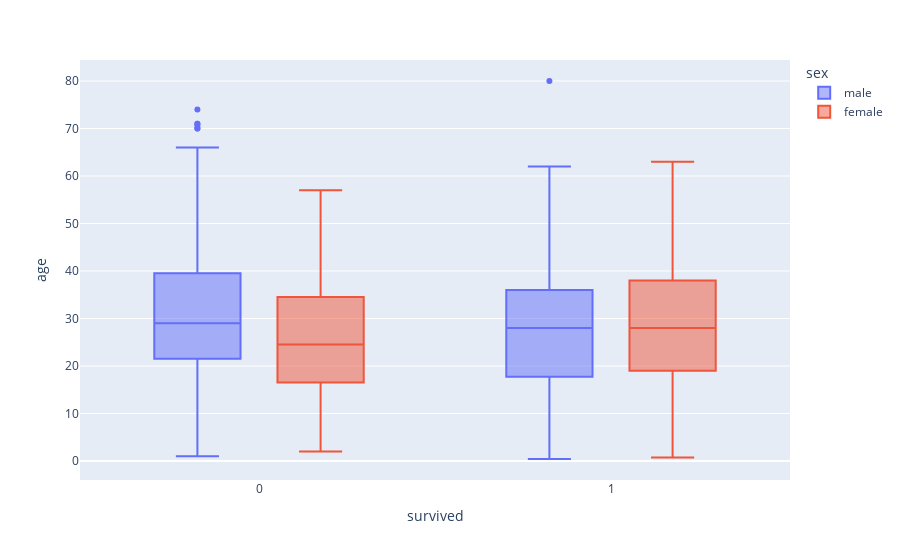

The notebook cell saved with this chart:
### Code cell
px.box(df, x="survived", y="age", color="sex")

### Figure 1 — Plotly figure (JSON) as saved in the notebook; plotly's stock layout.template omitted (floating-point values rounded to 4 significant figures; data arrays with more than 128 entries replaced by an {"elided": "..."} marker saying what was removed)
{"data": [{"alignmentgroup": "True", "hovertemplate": "sex=male<br>survived=%{x}<br>age=%{y}<extra></extra>", "legendgroup": "male", "marker": {"color": "#636efa"}, "name": "male", "notched": false, "offsetgroup": "male", "orientation": "v", "showlegend": true, "type": "box", "x": {"elided": "577 int values"}, "x0": " ", "xaxis": "x", "y": {"elided": "577 float values"}, "y0": " ", "yaxis": "y"}, {"alignmentgroup": "True", "hovertemplate": "sex=female<br>survived=%{x}<br>age=%{y}<extra></extra>", "legendgroup": "female", "marker": {"color": "#EF553B"}, "name": "female", "notched": false, "offsetgroup": "female", "orientation": "v", "showlegend": true, "type": "box", "x": {"elided": "314 int values"}, "x0": " ", "xaxis": "x", "y": {"elided": "314 float values"}, "y0": " ", "yaxis": "y"}], "layout": {"boxmode": "group", "legend": {"title": {"text": "sex"}, "tracegroupgap": 0}, "margin": {"t": 60}, "xaxis": {"anchor": "y", "domain": [0, 1], "title": {"text": "survived"}}, "yaxis": {"anchor": "x", "domain": [0, 1], "title": {"text": "age"}}}}
